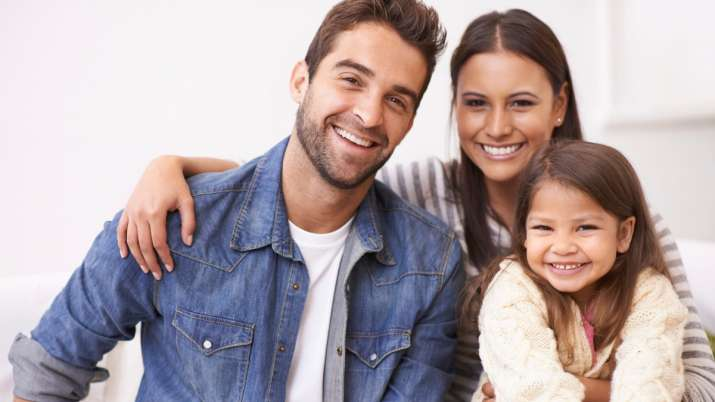
#> input picture family.jpg, 715 x 402 px, given in place of family.jpeg, which was not available
$ python OpenCVFace2.py
#> lines starting #> are read from the running program, lines starting #| are printed output that depends on the picture
import cv2
import matplotlib.pyplot as plt

cascade_classifier = cv2.CascadeClassifier('haarcascade_frontalface_alt.xml')

# openCV deals with BGR but Matplotlib deals with RGB
image = cv2.imread('family.jpeg')
#> image is the input picture: shape (402, 715, 3); mean B, G, R 167.1, 163.6, 177.4

# convert to grayscale
gray_image = cv2.cvtColor(image, cv2.COLOR_BGR2GRAY)
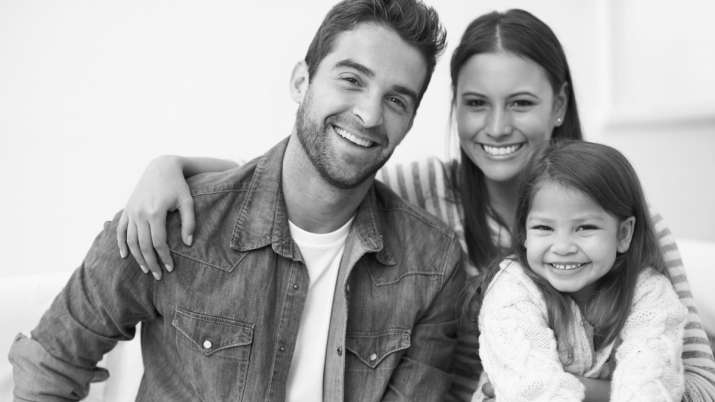
#> gray_image: shape (402, 715); min 2, max 255, mean 168.1

#> (the run stopped early here; a loop or call above may not have finished)

$ run again, with girl_face.jpg copied over family.jpg
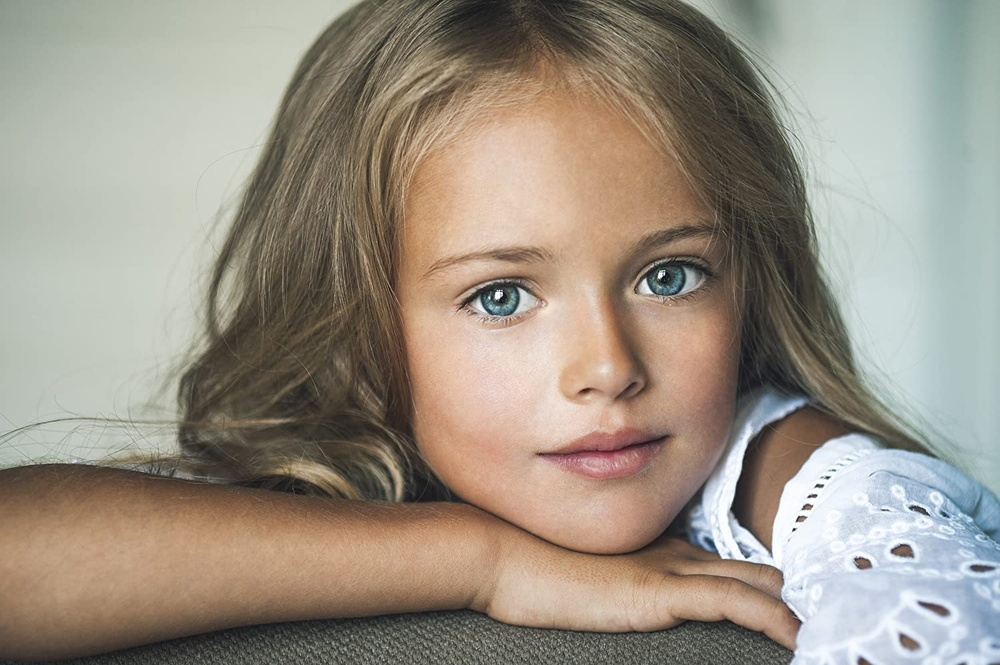
#> input picture girl_face.jpg, 1000 x 665 px, shrunk from 1500 x 998 before the run, given in place of family.jpeg, which was not available
#> image is the input picture: shape (665, 1000, 3); mean B, G, R 133, 146.1, 155.1
#> `gray_image = cv2.cvtColor(image, cv2.COLOR_BGR2GRAY)`:
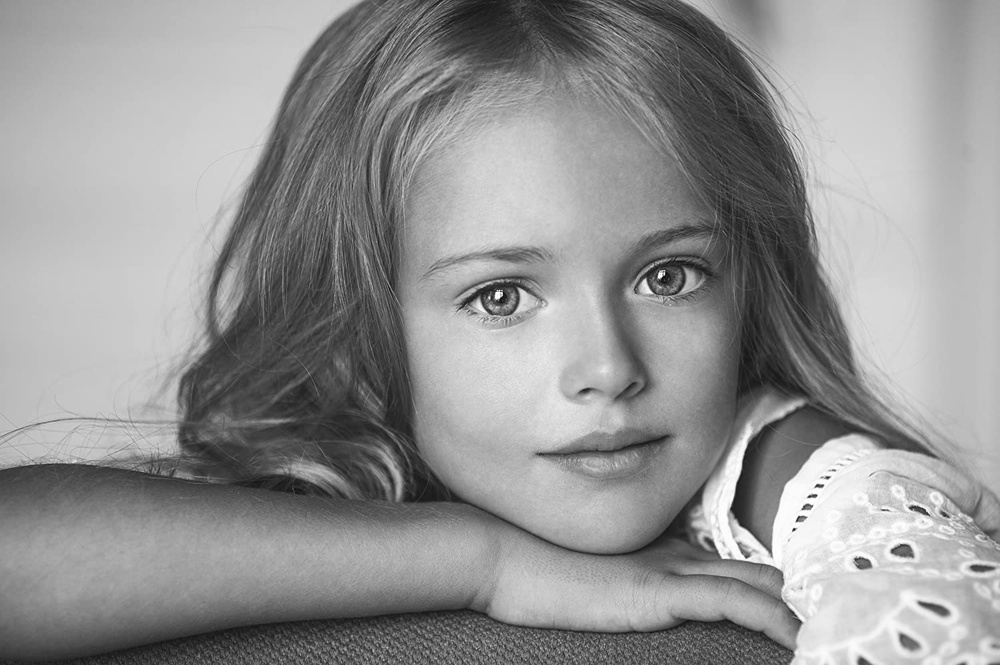
#> gray_image: shape (665, 1000); min 1, max 255, mean 147.3
